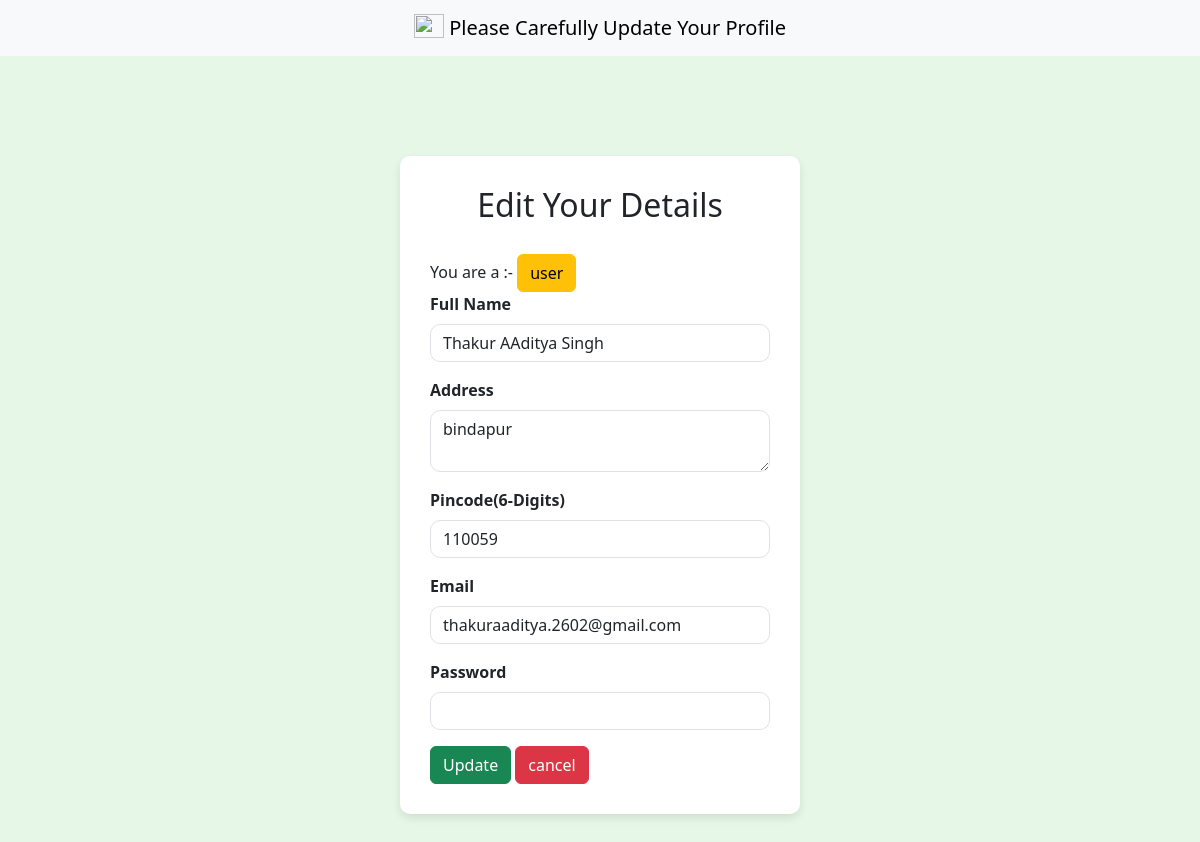
/editprofile/2 (signed in), run on the app's committed database.
### models/models.py (models this page shows)
class User(db.Model):
    id= db.Column(db.Integer(),primary_key=True)
    fullname = db.Column(db.String(50),nullable = False)
    email = db.Column(db.String(50),unique = True,nullable = False)
    password = db.Column(db.String(),nullable= False)
    address = db.Column(db.String(200),nullable=False)
    pincode = db.Column(db.Integer(),nullable= False)
    role = db.Column(db.String(10),nullable=False)
    status=db.Column(db.Integer(),nullable=False)

### controllers/controllers.py (the view, shortened to what this page needs)
@controllers.route("/editprofile/<int:id>",methods=["GET","POST"])
def editProfile(id):
    status = session.get("status")
    if status is not None and int(status) > 0:
        theuser=User.query.get(id)
        print(theuser.fullname)
        if not theuser:
            return "User not found", 404
        return render_template("editProfile.html",theuser=theuser)
    else:
        return redirect("/login")

### templates/editProfile.html (shortened to what this page needs)
<!DOCTYPE html>
<html lang="en">
<head>
    <link href="https://cdn.jsdelivr.net/npm/bootstrap@5.3.0-alpha1/dist/css/bootstrap.min.css" rel="stylesheet">
</head>
<body>
    <nav class="navbar bg-body-tertiary">
  <div class="container-fluid text-center">
    <a class="navbar-brand mx-auto " href="#">
      <img src="https://images.pexels.com/photos/164634/pexels-photo-164634.jpeg?_gl=1*1rfblvq*_ga*MTY5NDc0NzA3NC4xNzUzMjk4NzE5*_ga_8JE65Q40S6*czE3NTMyOTg3MTgkbzEkZzEkdDE3NTMyOTg3MjMkajU1JGwwJGgw" width="30" height="24" class="d-inline-block align-text-top" style="align-content: center;">
      Please Carefully Update Your Profile
    </a>
  </div>
        </nav>
    <div class="login-container">
        <h2>Edit Your Details </h2>
        <form action="/editprofile/{{session['id']}}" method="POST">
            <span style="padding-right: 50px;">
                You are a  :-
                <a class="btn btn-warning">{{session["role"]}}</a>
            </span>
            <div class="mb-3">
                <label for="fullname" class="form-label"><b>Full Name</b></label>
                <input type="text" class="form-control" id="fullname"  name ="fullname" required value="{{ theuser.fullname }}">
            </div>
            <div class="mb-3">
                <label for="address" class="form-label"><b>Address</b></label>
                <textarea type="address" class="form-control" id="address" name="address" required >{{ theuser.address }}</textarea>
            </div>
             <div class="mb-3">
                <label for="number" class="form-label"><b>Pincode(6-Digits)</b></label>
                <input type="number" class="form-control" id="pincode" name ="pincode" required  value="{{ theuser.pincode }}">
            </div>
             <div class="mb-3">
                <label for="email" class="form-label"><b> Email</b></label>
                <input type="email" class="form-control" id="email"  name ="email" required value="{{ theuser.email }}">
            </div>
             <div class="mb-3">
                <label for="password" class="form-label"><b>Password</b></label>
                <input type="password" class="form-control" id="password"  name ="password" required >
            </div>
            <button type="submit" class="btn btn-success" >Update</button>
            <a href="/{{session['role']}}/dashboard" class="btn btn-danger">cancel</a>
        </form>
    </div>
</body>
</html>

### templates/editProfile.html (style rules this page uses)
body { background-color: #e6f7e7; }
.login-container { max-width: 400px; margin: 100px auto; background-color: white; padding: 30px; border-radius: 10px; box-shadow: 0 4px 8px rgba(0, 0, 0, 0.1); }
.login-container h2 { text-align: center; margin-bottom: 30px; }
.form-control { border-radius: 10px; }

### data on the page
User: role "user", fullname "Thakur AAditya Singh", address "bindapur", pincode "110059", email "thakuraaditya.2602@gmail.com"
